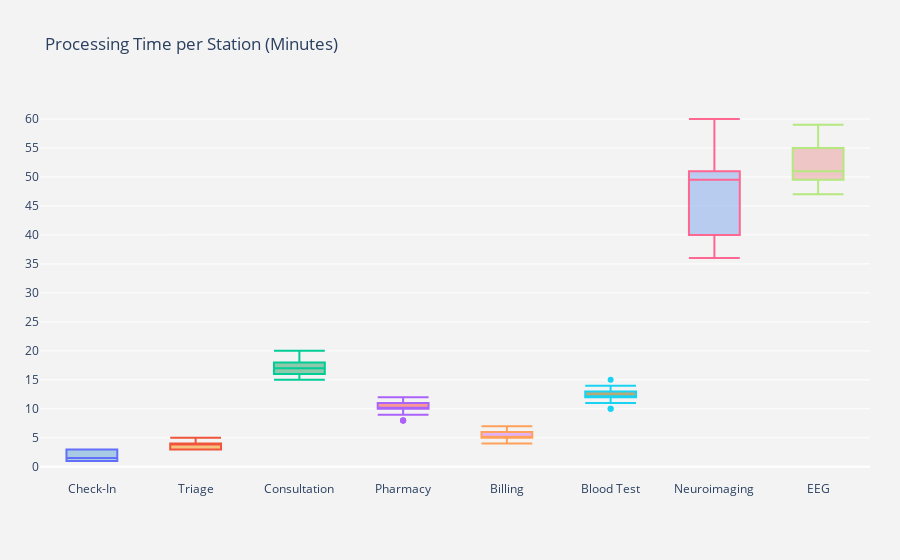

Here is the notebook cell this chart was saved with:
### Markdown cell above
### 📦 Box Plot: Processing Time per Station

This box plot visualizes the **distribution of processing times** (in minutes) across key clinical stations:  
**Check-In, Triage, Consultation, Diagnostic Tests (Blood Test, Neuroimaging, EEG), Pharmacy,** and **Billing**.

- Each box represents the **median**, **interquartile range (Q1–Q3)**, and **outliers**.
- Diagnostic tests include only patients routed to those tests.
- Helps identify time-intensive stages and variability across stations.

### Code cell
# 1. Create processing time DataFrame
processing_df = pd.DataFrame({
    'Check-In': patients_df['CheckInDurationMin'],
    'Triage': patients_df['TriageDurationMin'],
    'Consultation': patients_df['TotalConsultationTimeMin'],
    'Pharmacy': patients_df['PrescriptionFindTime'] + patients_df['ExplanationTimeMin'],
    'Billing': patients_df['BillingDurationMin']
})

# Add diagnostic test durations with NaNs for non-participants
for test in ['Blood Test', 'Neuroimaging', 'EEG']:
    mask = patients_df['DiagnosticTests'] == test
    processing_df[test] = np.where(mask, patients_df['TestDurationMin'], np.nan)

# 2. Plotly box plot figure
colors = [
    'rgba(93, 164, 214, 0.5)',      # Check-In
    'rgba(255, 144, 14, 0.5)',      # Triage
    'rgba(44, 160, 101, 0.5)',      # Consultation
    'rgba(255, 65, 54, 0.5)',       # Pharmacy
    'rgba(207, 114, 255, 0.5)',     # Billing
    'rgba(127, 96, 0, 0.5)',        # Blood Test
    'rgba(127, 166, 238, 0.5)',     # Neuroimaging
    'rgba(234, 153, 153, 0.5)'      # EEG
]

fig = go.Figure()

# 3. Add traces
for col, color in zip(processing_df.columns, colors):
    fig.add_trace(go.Box(
        y=processing_df[col],
        name=col,
        whiskerwidth=1,
        fillcolor=color,
        line_width=2
    ))

# 4. Update layout
fig.update_layout(
    title=dict(text='Processing Time per Station (Minutes)'),
    yaxis=dict(
        autorange=True,
        showgrid=True,
        zeroline=True,
        dtick=5,
        gridcolor='rgb(255, 255, 255)',
        gridwidth=1,
        zerolinecolor='rgb(255, 255, 255)',
        zerolinewidth=2,
    ),
    margin=dict(l=40, r=30, b=80, t=100),
    paper_bgcolor='rgb(243, 243, 243)',
    plot_bgcolor='rgb(243, 243, 243)',
    showlegend=False
)

fig.show()

### Figure 1 — Plotly figure (JSON) as saved in the notebook; plotly's stock layout.template omitted (floating-point values rounded to 4 significant figures)
{"data": [{"fillcolor": "rgba(93, 164, 214, 0.5)", "line": {"width": 2}, "name": "Check-In", "type": "box", "whiskerwidth": 1, "y": [1, 1, 1, 1, 1, 1, 3, 1, 1, 2, 2, 1, 1, 1, 3, 2, 1, 3, 3, 2, 3, 1, 1, 1, 1, 2, 3, 1, 1, 1, 3, 1, 1, 1, 1, 3, 3, 1, 3, 2, 3, 1, 1, 1, 2, 1, 1, 1, 2, 1, 2, 3, 1, 2, 1, 3, 1, 2, 3, 3, 2, 1, 2, 3, 2, 1, 3, 2, 2, 1, 2, 1, 2, 1, 2, 3, 1, 3, 1, 3, 3, 2, 3, 3, 1, 1, 2, 3, 3, 3, 1, 3, 1, 2, 1, 1, 1, 1, 2, 1]}, {"fillcolor": "rgba(255, 144, 14, 0.5)", "line": {"width": 2}, "name": "Triage", "type": "box", "whiskerwidth": 1, "y": [3, 3, 4, 4, 4, 4, 3, 4, 4, 4, 5, 5, 3, 4, 3, 3, 4, 4, 4, 5, 4, 4, 4, 3, 3, 4, 4, 5, 5, 3, 5, 5, 3, 4, 5, 4, 5, 5, 4, 4, 4, 4, 3, 3, 4, 3, 4, 5, 4, 4, 4, 3, 4, 4, 3, 3, 3, 3, 3, 3, 5, 4, 4, 5, 4, 4, 4, 3, 3, 3, 5, 4, 5, 4, 5, 4, 4, 3, 3, 5, 3, 4, 3, 4, 4, 4, 5, 5, 3, 3, 4, 5, 5, 3, 3, 4, 4, 3, 5, 4]}, {"fillcolor": "rgba(44, 160, 101, 0.5)", "line": {"width": 2}, "name": "Consultation", "type": "box", "whiskerwidth": 1, "y": [17, 18, 15, 18, 17, 16, 18, 18, 15, 17, 15, 18, 18, 16, 18, 16, 16, 18, 16, 17, 17, 17, 16, 17, 17, 18, 18, 16, 15, 19, 18, 20, 16, 17, 17, 19, 17, 19, 19, 17, 17, 16, 17, 19, 16, 18, 16, 16, 17, 17, 15, 20, 17, 16, 19, 17, 19, 16, 15, 17, 15, 18, 18, 19, 16, 15, 16, 17, 19, 20, 19, 18, 19, 17, 17, 18, 16, 18, 18, 20, 17, 18, 18, 17, 16, 19, 16, 16, 19, 19, 17, 17, 18, 16, 16, 19, 18, 19, 16, 17]}, {"fillcolor": "rgba(255, 65, 54, 0.5)", "line": {"width": 2}, "name": "Pharmacy", "type": "box", "whiskerwidth": 1, "y": [10, 11, 10, 11, 10, 10, 10, 9, 9, 9, 10, 10, 10, 10, 9, 11, 11, 10, 9, 10, 10, 9, 10, 9, 10, 10, 9, 11, 9, 10, 11, 11, 10, 10, 10, 10, 10, 11, 10, 12, 11, 11, 10, 9, 10, 8, 10, 11, 11, 11, 10, 10, 9, 10, 8, 10, 10, 11, 10, 10, 8, 10, 11, 10, 10, 10, 11, 10, 8, 12, 10, 11, 10, 10, 11, 10, 10, 11, 11, 10, 11, 10, 10, 10, 10, 10, 10, 11, 10, 10, 10, 11, 10, 10, 10, 9, 10, 10, 9, 12]}, {"fillcolor": "rgba(207, 114, 255, 0.5)", "line": {"width": 2}, "name": "Billing", "type": "box", "whiskerwidth": 1, "y": [6, 6, 5, 6, 6, 6, 7, 6, 5, 6, 5, 6, 6, 6, 5, 5, 5, 6, 6, 5, 4, 5, 5, 5, 6, 6, 5, 5, 6, 5, 6, 6, 5, 4, 5, 6, 6, 5, 6, 6, 5, 5, 6, 5, 5, 5, 4, 6, 5, 5, 5, 6, 5, 5, 5, 6, 5, 5, 5, 5, 6, 5, 6, 6, 6, 6, 5, 6, 5, 6, 7, 5, 5, 5, 6, 5, 6, 5, 5, 5, 6, 6, 5, 6, 6, 5, 5, 5, 6, 6, 5, 5, 5, 5, 5, 6, 5, 6, 5, 5]}, {"fillcolor": "rgba(127, 96, 0, 0.5)", "line": {"width": 2}, "name": "Blood Test", "type": "box", "whiskerwidth": 1, "y": [NaN, NaN, NaN, NaN, 13.0, 12.0, 13.0, NaN, NaN, NaN, 11.0, NaN, NaN, NaN, 15.0, 14.0, NaN, NaN, NaN, NaN, NaN, 13.0, NaN, NaN, NaN, NaN, 14.0, NaN, NaN, 12.0, NaN, 14.0, 11.0, NaN, NaN, NaN, NaN, 12.0, NaN, NaN, 14.0, NaN, 12.0, NaN, NaN, NaN, NaN, NaN, NaN, 13.0, NaN, NaN, NaN, NaN, NaN, NaN, 12.0, 12.0, 12.0, NaN, NaN, NaN, NaN, NaN, NaN, NaN, 13.0, NaN, 10.0, NaN, NaN, 12.0, 12.0, NaN, NaN, NaN, NaN, 10.0, NaN, 12.0, NaN, NaN, NaN, 12.0, NaN, NaN, NaN, NaN, NaN, NaN, 12.0, NaN, NaN, NaN, NaN, NaN, NaN, NaN, 12.0, 12.0]}, {"fillcolor": "rgba(127, 166, 238, 0.5)", "line": {"width": 2}, "name": "Neuroimaging", "type": "box", "whiskerwidth": 1, "y": [NaN, NaN, NaN, NaN, NaN, NaN, NaN, NaN, NaN, NaN, NaN, NaN, NaN, 51.0, NaN, NaN, NaN, NaN, NaN, 36.0, NaN, NaN, 50.0, NaN, NaN, NaN, NaN, NaN, NaN, NaN, NaN, NaN, NaN, NaN, NaN, NaN, NaN, NaN, NaN, NaN, NaN, NaN, NaN, NaN, 40.0, NaN, NaN, NaN, NaN, NaN, NaN, NaN, NaN, NaN, NaN, NaN, NaN, NaN, NaN, NaN, NaN, 49.0, NaN, NaN, 60.0, NaN, NaN, NaN, NaN, NaN, NaN, NaN, NaN, NaN, NaN, NaN, NaN, NaN, NaN, NaN, NaN, NaN, NaN, NaN, NaN, NaN, NaN, NaN, NaN, NaN, NaN, NaN, NaN, NaN, NaN, NaN, NaN, NaN, NaN, NaN]}, {"fillcolor": "rgba(234, 153, 153, 0.5)", "line": {"width": 2}, "name": "EEG", "type": "box", "whiskerwidth": 1, "y": [49.0, NaN, NaN, NaN, NaN, NaN, NaN, NaN, NaN, NaN, NaN, NaN, NaN, NaN, NaN, NaN, 50.0, NaN, NaN, NaN, NaN, NaN, NaN, 59.0, NaN, NaN, NaN, NaN, NaN, NaN, NaN, NaN, NaN, NaN, NaN, NaN, 56.0, NaN, NaN, NaN, NaN, NaN, NaN, NaN, NaN, NaN, 47.0, NaN, NaN, NaN, NaN, NaN, NaN, NaN, NaN, NaN, NaN, NaN, NaN, 53.0, 55.0, NaN, NaN, 49.0, NaN, NaN, NaN, NaN, NaN, NaN, NaN, NaN, NaN, NaN, NaN, NaN, NaN, NaN, 50.0, NaN, NaN, NaN, 51.0, NaN, 51.0, 55.0, NaN, NaN, NaN, NaN, NaN, NaN, NaN, NaN, NaN, NaN, NaN, NaN, NaN, NaN]}], "layout": {"margin": {"b": 80, "l": 40, "r": 30, "t": 100}, "paper_bgcolor": "rgb(243, 243, 243)", "plot_bgcolor": "rgb(243, 243, 243)", "showlegend": false, "title": {"text": "Processing Time per Station (Minutes)"}, "yaxis": {"autorange": true, "dtick": 5, "gridcolor": "rgb(255, 255, 255)", "gridwidth": 1, "showgrid": true, "zeroline": true, "zerolinecolor": "rgb(255, 255, 255)", "zerolinewidth": 2}}}
